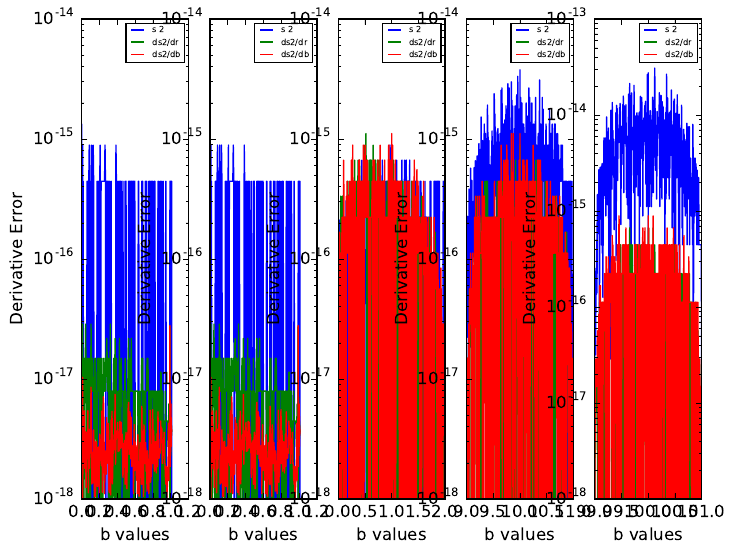

Source code (Julia):
# Tests automatic differentiation on s2.jl:
# include("../src/transit_structure.jl")
# include("../src/s2.jl")
#= if VERSION >= v"0.7"
  using Test
else
  using Base.Test
end=#

import Limbdark: s2, s2!

# Randomizer seed
Random.seed!(42)

function s2_grad_func(r::T,b::T) where {T <: Real}
  # Computes the derivative of s_n(r,b) with respect to r, b.
  # Create a vector for use with ForwardDiff
  x=[r,b]
  # Now, define a wrapper of s2 for use with ForwardDiff:
  function diff_s2(x::Array{T,1}) where {T <: Real}
  # x should be a two-element vector with values [r,b]
  rc,bc = x
  s2c= s2(rc,bc)
  return s2c
  end

  # Set up a type to store s_n and it's Jacobian with respect to x:
  out = DiffResults.GradientResult(x)
  # Compute the Jacobian (and value):
  out = ForwardDiff.gradient!(out,diff_s2,x)
  # Place the value in the s_2 vector:
  s_2 = DiffResults.value(out)
  # And, place the Jacobian in an array:
  s2_gradient= DiffResults.gradient(out)
return s_2,s2_gradient
end

function s2_grad_num(r::T,b::T) where {T <: Real}
# Now, carry out finite-difference:
dq = big(1e-18)

# Allocate an array for s_2:
# Make BigFloat versions of r & b:
r_big = big(r); b_big = big(b)
# Compute s_n to BigFloat precision:
s_2_big= s2(r_big,b_big)
# Now, compute finite differences:
s2_grad_big= zeros(BigFloat,2)
s2_plus= s2(r_big+dq,b_big)
s2_minus= s2(r_big-dq,b_big)
s2_grad_big[1] = (s2_plus-s2_minus)*.5/dq
s2_plus=s2(r_big,b_big+dq)
s2_minus=s2(r_big,b_big-dq)
s2_grad_big[2] = (s2_plus-s2_minus)*.5/dq
return convert(Float64,s_2_big),convert(Array{Float64,1},s2_grad_big)
end

# In the following lines I test the derivatives for the few special
# cases needed for computing s_2.  Note that in the paper I report
# \Lambda, while this gets multiplied by -\pi to produce s_2.

function runtest_s2(r,b,test_name)
@testset "$test_name" begin
s_2,s2_gradient= s2_grad_func(r,b)
s2_big,s2_grad_numeric = s2_grad_num(r,b)
s2_grad_ana = zeros(2)
diff1 = s2_grad_numeric-s2_gradient
s_2,Eofk,Em1mKdm=s2!(r,b,s2_grad_ana)
diff2 = s2_grad_ana-s2_gradient
println("b : ",b," r: ",r," flux diff: ",s_2-s2_big," grad diff(num-auto): ",diff1," diff(ana-auto): ",diff2 )
#println("gradient: ",s2_gradient," expected: ",-[2,-2./3.])
@test isapprox(s2_grad_numeric[1],s2_gradient[1],atol=1e-8)
@test isapprox(s2_grad_numeric[2],s2_gradient[2],atol=1e-8)
@test isapprox(s2_grad_ana[1],s2_gradient[1],atol=1e-8)
@test isapprox(s2_grad_ana[2],s2_gradient[2],atol=1e-8)
end
return
end

# Try r=b=1/2 special case:
runtest_s2(0.5,0.5,"r=0.5;b=0.5")

# Try b=0 special case:
runtest_s2(0.3,0.0,"r=0.3;b=0.0")

# Try r+b=1 special case:
runtest_s2(0.2,0.8,"r=0.2;b=0.8")

# Try r=b <1/2 special case:
runtest_s2(0.3,0.3,"r=0.3;b=0.3")

# Try r=b > 1/2 special case:
runtest_s2(3.0,3.0,"r=3.0;b=3.0")

# Now, try a random case with b+r < 1:
b=r=2.0
while b+r > 1
  global r = 2rand(); global b= 2rand()
end
runtest_s2(r,b,"r+b < 1")

# Now, try a random case with b+r > 1:
b=r=0.
while b+r < 1
  global r = 2rand(); global b= 2rand()
end
runtest_s2(r,b,"r+b > 1")

@testset "s2 grid" begin
# Now, try out hard cases - ingress/egress of small planets:
r0 = [0.01,0.01,1.0,10.0,100.0]
nb = 200
#l_max = 20
l_max = 10
n_max = l_max^2+2*l_max

#=
using PyPlot
fig,axes = subplots(1,length(r0))
get_cmap("plasma")
epsilon = 1e-12; delta = 1e-3
for i=1:length(r0)
  global r=r0[i]
  if r < 1.0
    bgrid = [linearspace(1e-15,epsilon,nb); linearspace(epsilon,delta,nb); linearspace(delta,r-delta,nb);
     -logarithmspace(log10(delta),log10(epsilon),nb) .+ r; linearspace(r-epsilon,r+epsilon,nb); logarithmspace(log10(epsilon),log10(delta),nb) .+ r;
     linearspace(r+delta,1-r-delta,nb); -logarithmspace(log10(delta),log10(epsilon),nb) .+ (1-r); linearspace(1-r-epsilon,1-r+epsilon,nb);
     logarithmspace(log10(epsilon),log10(delta),nb) .+ (1-r); linearspace(1-r+delta,1+r-delta,nb); - logarithmspace(log10(delta),log10(epsilon),nb) .+ (1+r);
     linearspace(1+r-epsilon,1+r-1e-15,nb)]
  else
    bgrid = [linearspace(r-1+1e-15,r-1+epsilon,nb); logarithmspace(log10(epsilon),log10(delta),nb) .+ (r-1); linearspace(r-1+delta,r-delta,nb);
     -logarithmspace(log10(delta),log10(epsilon),nb) .+ r; linearspace(r-epsilon,r+epsilon,nb); logarithmspace(log10(epsilon),log10(delta),nb) .+ r;
     linearspace(r+delta,r+1-delta,nb); -logarithmspace(log10(delta),log10(epsilon),nb) .+ (r+1); linearspace(r+1-epsilon,r+1-1e-15,nb)]
  end
  nbgrid = length(bgrid)
  s2_jac_grid = zeros(nbgrid,2)
  s2_grid = zeros(nbgrid)
  s2_grid_big = zeros(nbgrid)
  s2_jac_grid_num = zeros(nbgrid,2)
  s2_grad_ana = zeros(2)
  for j=1:nbgrid
    s_2,Eofk,Em1mKdm= s2!(r,bgrid[j],s2_grad_ana)
    s2_grid[j]=s_2
    s2_jac_grid[j,:]=s2_grad_ana
    s2_big,s2_grad_numeric = s2_grad_num(r,bgrid[j])
    s2_grid_big[j]=s2_big
    s2_jac_grid_num[j,:]= s2_grad_numeric
    @test isapprox(s_2,s2_big,atol=1e-8)
    @test isapprox(s2_grad_ana[1],s2_grad_numeric[1],atol=1e-8)
    @test isapprox(s2_grad_ana[2],s2_grad_numeric[2],atol=1e-8)
  end
# Now, make plots:
  ax = axes[i]
  ax[:semilogy](bgrid,abs.(s2_grid[:,1]-s2_grid_big[:,1]) .+1e-18,lw=1,label="s 2 ")
  ax[:semilogy](bgrid,abs.(s2_jac_grid[:,1]-s2_jac_grid_num[:,1]) .+1e-18,lw=1,label="ds2/dr")
  ax[:semilogy](bgrid,abs.(s2_jac_grid[:,2]-s2_jac_grid_num[:,2]) .+1e-18,lw=1,label="ds2/db")
  ax[:legend](loc="upper right",fontsize=6)
  ax[:set_xlabel]("b values")
  ax[:set_ylabel]("Derivative Error")
end

savefig("test_s2_gradient.pdf", bbox_inches="tight")
=#
end
